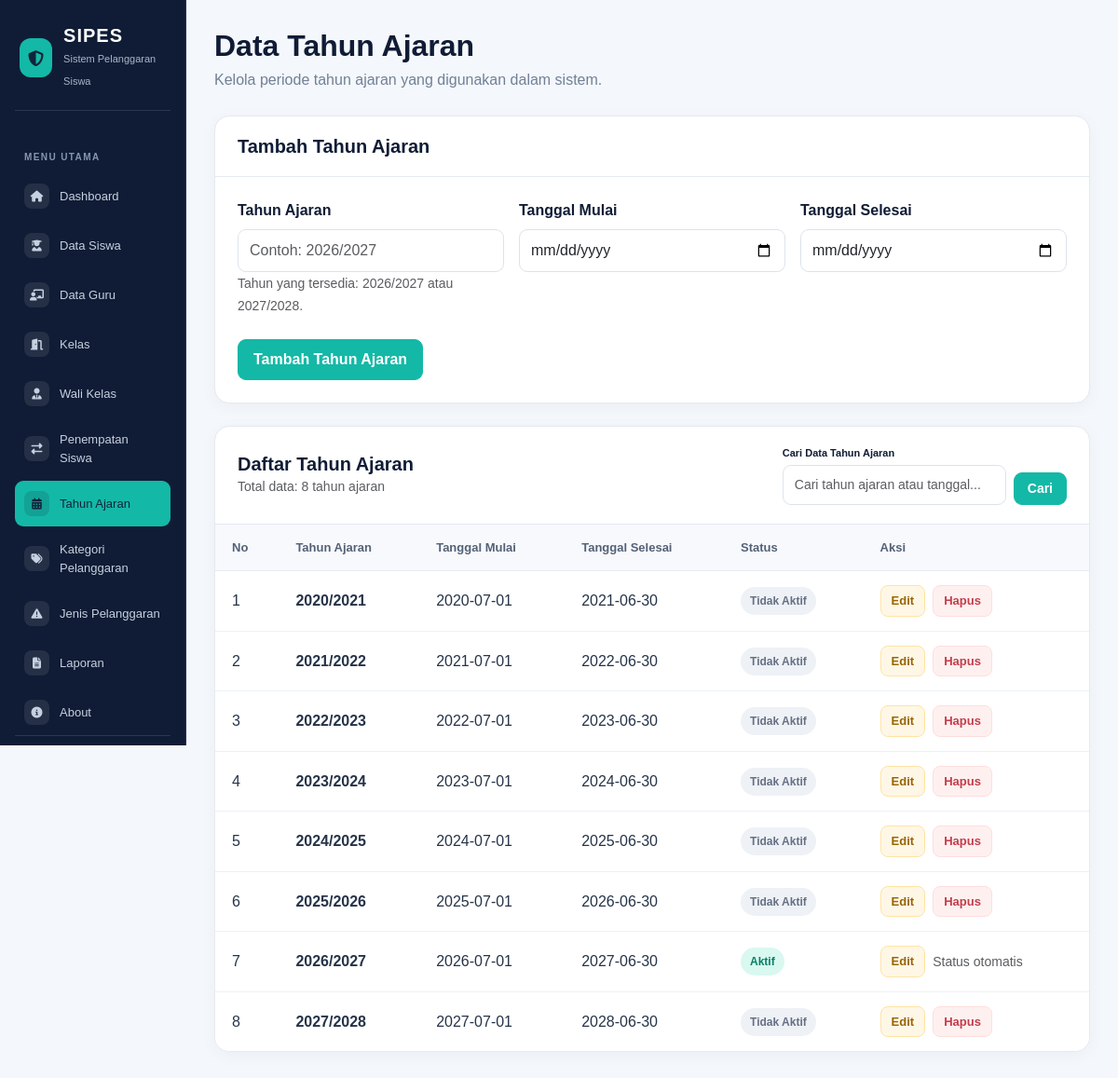
/tahun_ajaran.php (signed in), run on the app's committed database.
### tables this page shows
CREATE TABLE `t_tahun_ajaran` (
  `id` int(11) NOT NULL,
  `nama` varchar(20) DEFAULT NULL,
  `tanggal_mulai` date NOT NULL,
  `tanggal_selesai` date NOT NULL,
  `status_aktif` tinyint(1) NOT NULL,
  `created_at` timestamp NOT NULL DEFAULT current_timestamp(),
  `updated_at` timestamp NOT NULL DEFAULT current_timestamp()
);

### tahun_ajaran.php (the view, shortened to what this page needs)
<?php
include 'config/koneksi.php';
$edit = null;
function escapeTahunAjaran($data)
{
    return htmlspecialchars((string)$data, ENT_QUOTES, 'UTF-8');
}
$batas = 10;
$halaman_aktif = max(1, (int)($_GET['page'] ?? 1));
$search = trim($_GET['search'] ?? '');
$where_sql = '';
$stmt = mysqli_prepare(
    $koneksi,
    "SELECT COUNT(*) AS total
     FROM t_tahun_ajaran
     $where_sql"
);
mysqli_stmt_execute($stmt);
$hasil_jumlah = mysqli_stmt_get_result($stmt);
$row_jumlah = mysqli_fetch_assoc($hasil_jumlah);
$total_data = (int)$row_jumlah['total'];
$mulai = ($halaman_aktif - 1) * $batas;
$stmt = mysqli_prepare(
    $koneksi,
    "SELECT *
     FROM t_tahun_ajaran
     $where_sql
     ORDER BY id ASC
     LIMIT ?, ?"
);
if ($search !== '') {
    mysqli_stmt_bind_param(
        $stmt,
        "sssii",
        $kata_cari,
        $kata_cari,
        $kata_cari,
        $mulai,
        $batas
    );
} else {
    mysqli_stmt_bind_param(
        $stmt,
        "ii",
        $mulai,
        $batas
    );
}
mysqli_stmt_execute($stmt);
$query = mysqli_stmt_get_result($stmt);
?>
<!DOCTYPE html>
<html lang="id">
<head>
    <link rel="stylesheet" href="https://cdnjs.cloudflare.com/ajax/libs/font-awesome/6.5.1/css/all.min.css">
    <link href="https://cdn.jsdelivr.net/npm/bootstrap@5.3.3/dist/css/bootstrap.min.css" rel="stylesheet">
</head>
<body>
<?php include 'includes/sidebar.php'; ?>
<main class="main-content">
    <div class="container-fluid p-0">
        <h2 class="page-title">Data Tahun Ajaran</h2>
        <p class="page-subtitle">
            Kelola periode tahun ajaran yang digunakan dalam sistem.
        </p>
        <section class="content-card">
            <div class="card-heading">
                <h5><?= $edit ? 'Edit Tahun Ajaran' : 'Tambah Tahun Ajaran'; ?></h5>
            </div>
            <div class="card-body-custom">
                <form method="POST" action="tahun_ajaran.php">
                    <div class="row g-3">
                        <div class="col-md-4">
                            <label for="nama" class="form-label">Tahun Ajaran</label>
                            <input type="text"
                                class="form-control"
                                id="nama"
                                name="nama"
                                maxlength="9"
                                pattern="[0-9]{4}/[0-9]{4}"
                                title="Gunakan format YYYY/YYYY, contoh 2026/2027"
                                placeholder="Contoh: <?= date('Y'); ?>/<?= date('Y') + 1; ?>"
                                value="<?= escapeTahunAjaran($edit['nama'] ?? ''); ?>"
                                required>
                            <small class="text-muted">
                                Tahun yang tersedia: <?= date('Y'); ?>/<?= date('Y') + 1; ?>
                                atau <?= date('Y') + 1; ?>/<?= date('Y') + 2; ?>.
                            </small>
                        </div>
                        <div class="col-md-4">
                            <label for="tanggal_mulai" class="form-label">Tanggal Mulai</label>
                            <input type="date"
                                class="form-control"
                                id="tanggal_mulai"
                                name="tanggal_mulai"
                                value="<?= escapeTahunAjaran($edit['tanggal_mulai'] ?? ''); ?>"
                                required>
                        </div>
                        <div class="col-md-4">
                            <label for="tanggal_selesai" class="form-label">Tanggal Selesai</label>
                            <input type="date"
                                class="form-control"
                                id="tanggal_selesai"
                                name="tanggal_selesai"
                                value="<?= escapeTahunAjaran($edit['tanggal_selesai'] ?? ''); ?>"
                                required>
                        </div>
                    </div>
                    <div class="d-flex flex-wrap gap-2 mt-4">
                        <?php if ($edit): ?>
                            <button type="submit" name="edit" class="btn btn-teal">
                                Simpan Perubahan
                            </button>
                            <a href="tahun_ajaran.php" class="btn-cancel">Batal</a>
                        <?php else: ?>
                            <button type="submit" name="tambah" class="btn btn-teal">
                                Tambah Tahun Ajaran
                            </button>
                        <?php endif; ?>
                    </div>
                </form>
            </div>
        </section>
        <section class="content-card">
            <div class="card-heading d-flex flex-column flex-md-row justify-content-between align-items-md-center gap-3">
                <div>
                    <h5>Daftar Tahun Ajaran</h5>
                    <small class="text-muted">
                        Total data: <?= $total_data; ?> tahun ajaran
                    </small>
                </div>
                <div>
                    <form method="GET" action="tahun_ajaran.php"
                        class="d-flex align-items-end gap-2">
                        <div class="d-flex flex-column">
                            <label class="form-label mb-1" style="font-size: 11px;">
                                Cari Data Tahun Ajaran
                            </label>
                            <input type="text"
                                name="search"
                                value="<?= escapeTahunAjaran($search); ?>"
                                placeholder="Cari tahun ajaran atau tanggal..."
                                class="form-control form-control-sm"
                                style="width: 240px;">
                        </div>
                        <button type="submit"
                            class="btn btn-teal btn-sm"
                            style="padding: 6px 14px; border-radius: 9px;">
                            Cari
                        </button>
                    </form>
                </div>
            </div>
            <div class="table-responsive">
                <table class="table">
                    <thead>
                        <tr>
                            <th>No</th>
                            <th>Tahun Ajaran</th>
                            <th>Tanggal Mulai</th>
                            <th>Tanggal Selesai</th>
                            <th>Status</th>
                            <th>Aksi</th>
                        </tr>
                    </thead>
                    <tbody>
                        <?php if ($query && mysqli_num_rows($query) > 0): ?>
                            <?php $no = $mulai + 1; ?>
                            <?php while ($row = mysqli_fetch_assoc($query)): ?>
                                <tr>
                                    <td><?= $no++; ?></td>
                                    <td>
                                        <strong><?= escapeTahunAjaran($row['nama']); ?></strong>
                                    </td>
                                    <td><?= escapeTahunAjaran($row['tanggal_mulai']); ?></td>
                                    <td><?= escapeTahunAjaran($row['tanggal_selesai']); ?></td>
                                    <td>
                                        <?php if ($row['status_aktif'] == 1): ?>
                                            <span class="badge-active">Aktif</span>
                                        <?php else: ?>
                                            <span class="badge-inactive">Tidak Aktif</span>
                                        <?php endif; ?>
                                    </td>
                                    <td>
                                        <div class="d-flex flex-wrap gap-2">
                                            <a href="tahun_ajaran.php?edit=<?= (int)$row['id']; ?>"
                                                class="btn-edit">
                                                Edit
                                            </a>
                                            <?php if ($row['status_aktif'] == 0): ?>
                                                <form method="POST"
                                                    action="tahun_ajaran.php"
                                                    onsubmit="return confirm('Yakin ingin menghapus tahun ajaran ini secara permanen? Data yang masih memiliki relasi tidak dapat dihapus.');">
                                                    <button type="submit"
                                                        name="hapus"
                                                        class="btn-delete">
                                                        Hapus
                                                    </button>
                                                </form>
                                            <?php else: ?>
                                                <small class="text-muted align-self-center">
                                                    Status otomatis
                                                </small>
                                            <?php endif; ?>
                                        </div>
                                    </td>
                                </tr>
                            <?php endwhile; ?>
                        <?php endif; ?>
                    </tbody>
                </table>
            </div>
        </section>
    </div>
</main>
</body>
</html>

### tahun_ajaran.php (style rules this page uses)
:root { --navy: #101c35; --navy-hover: #20314d; --teal: #14b8a6; --background: #f4f7fb; --text: #263449; --muted: #718096; --border: #e5eaf1; }
body { background: var(--background); color: var(--text); font-family: Arial, sans-serif; min-height: 100vh; }
.main-content { margin-left: 16.666667%; padding: 30px; min-height: 100vh; }
.page-title { color: var(--navy); font-weight: 700; margin-bottom: 6px; }
.page-subtitle { color: var(--muted); margin-bottom: 26px; }
.content-card { background: #fff; border: 1px solid var(--border); border-radius: 16px; box-shadow: 0 4px 18px rgba(16, 28, 53, 0.04); overflow: hidden; margin-bottom: 24px; }
.card-heading { padding: 20px 24px; border-bottom: 1px solid var(--border); }
.card-heading h5 { color: var(--navy); font-weight: 700; margin: 0; }
.card-body-custom { padding: 24px; }
.form-label { font-weight: 600; color: var(--navy); margin-bottom: 8px; }
.form-control { border: 1px solid #dce3ec; border-radius: 9px; padding: 10px 12px; }
.btn-teal { background: var(--teal); border: 1px solid var(--teal); color: #fff; border-radius: 9px; padding: 9px 16px; font-weight: 600; }
.table { margin-bottom: 0; vertical-align: middle; }
.table thead th { background: #f7f9fc; color: #536177; font-size: 13px; font-weight: 700; padding: 15px 18px; border-bottom: 1px solid var(--border); white-space: nowrap; }
.table tbody td { padding: 15px 18px; border-bottom: 1px solid #edf1f6; color: var(--text); }
.table tbody tr:last-child td { border-bottom: none; }
.badge-active { display: inline-block; background: #d9f8ef; color: #087f68; padding: 6px 10px; border-radius: 20px; font-size: 12px; font-weight: 700; }
.badge-inactive { display: inline-block; background: #eef1f5; color: #667085; padding: 6px 10px; border-radius: 20px; font-size: 12px; font-weight: 700; }
.btn-edit { background: #fff7e6; color: #996500; border: 1px solid #ffe3a3; border-radius: 8px; padding: 6px 11px; font-size: 13px; font-weight: 600; text-decoration: none; display: inline-block; }
.btn-delete { background: #fff0f0; color: #c33d4b; border: 1px solid #ffdddd; border-radius: 8px; padding: 6px 11px; font-size: 13px; font-weight: 600; cursor: pointer; }

### data on the page
t_tahun_ajaran: nama "2020/2021", tanggal_mulai "2020-07-01", tanggal_selesai "2021-06-30", status_aktif "Tidak Aktif"
t_tahun_ajaran: nama "2021/2022", tanggal_mulai "2021-07-01", tanggal_selesai "2022-06-30", status_aktif "Tidak Aktif"
t_tahun_ajaran: nama "2022/2023", tanggal_mulai "2022-07-01", tanggal_selesai "2023-06-30", status_aktif "Tidak Aktif"
t_tahun_ajaran: nama "2023/2024", tanggal_mulai "2023-07-01", tanggal_selesai "2024-06-30", status_aktif "Tidak Aktif"
t_tahun_ajaran: nama "2024/2025", tanggal_mulai "2024-07-01", tanggal_selesai "2025-06-30", status_aktif "Tidak Aktif"
t_tahun_ajaran: nama "2025/2026", tanggal_mulai "2025-07-01", tanggal_selesai "2026-06-30", status_aktif "Tidak Aktif"
t_tahun_ajaran: nama "2026/2027", tanggal_mulai "2026-07-01", tanggal_selesai "2027-06-30", status_aktif "Aktif"
t_tahun_ajaran: nama "2027/2028", tanggal_mulai "2027-07-01", tanggal_selesai "2028-06-30", status_aktif "Tidak Aktif"

### other printed values
$total_data "8"
